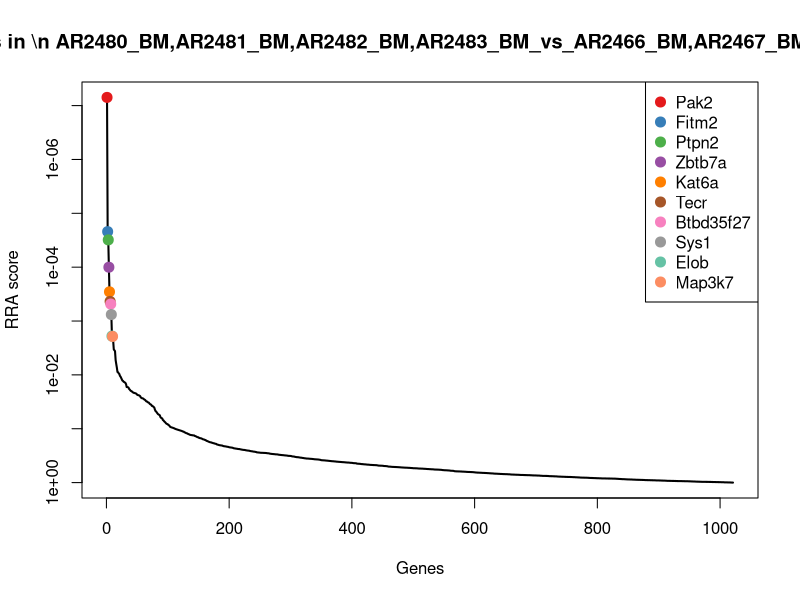
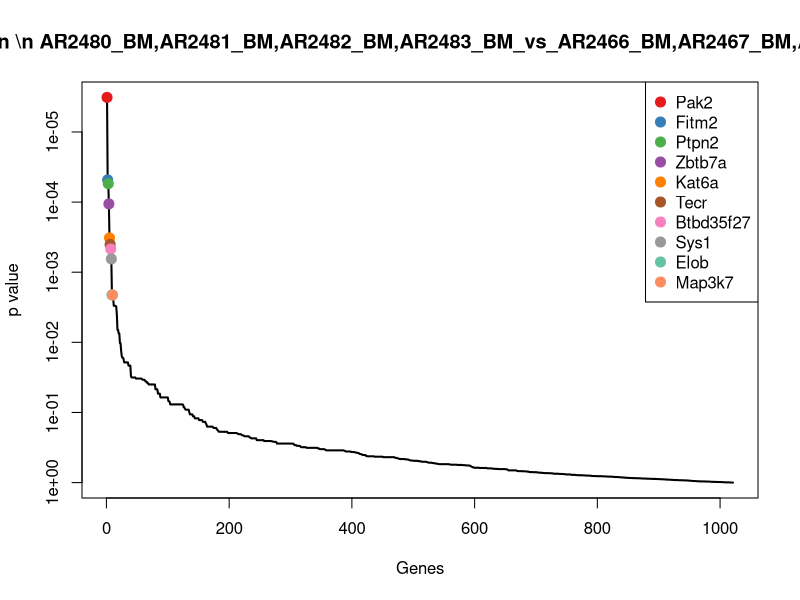
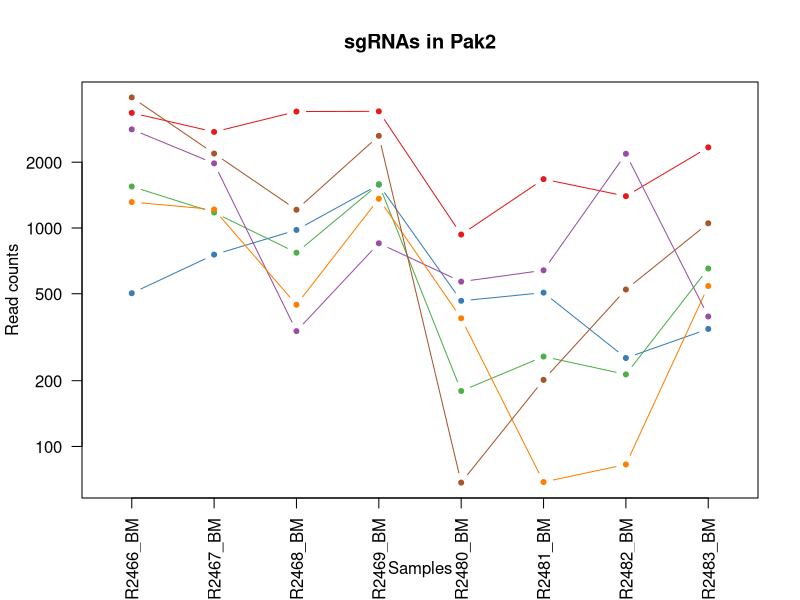
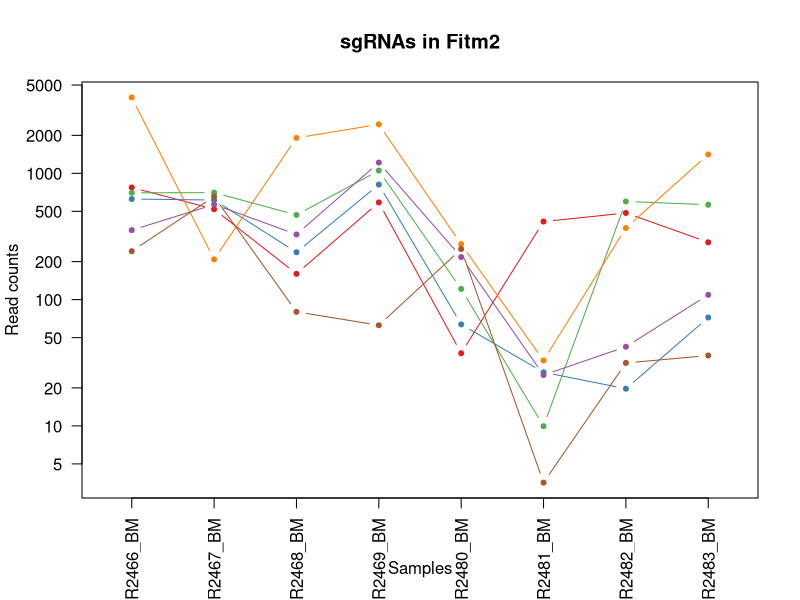
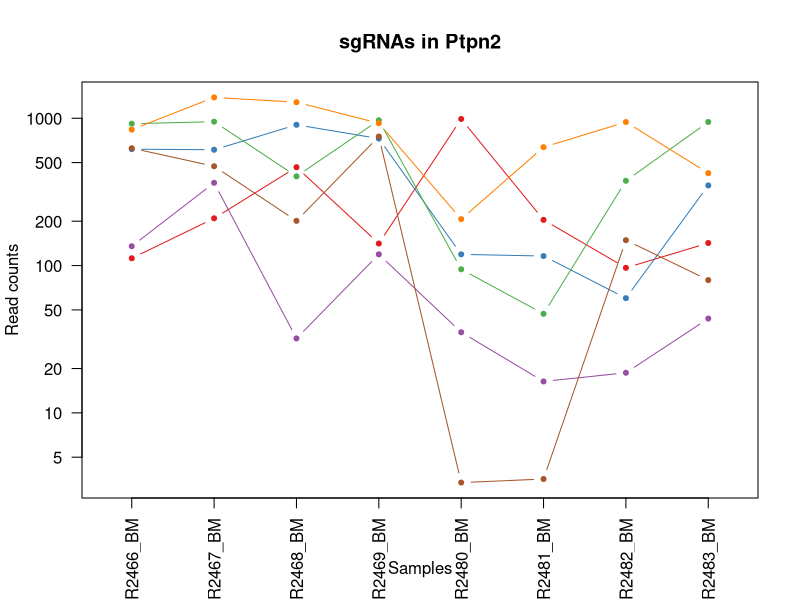
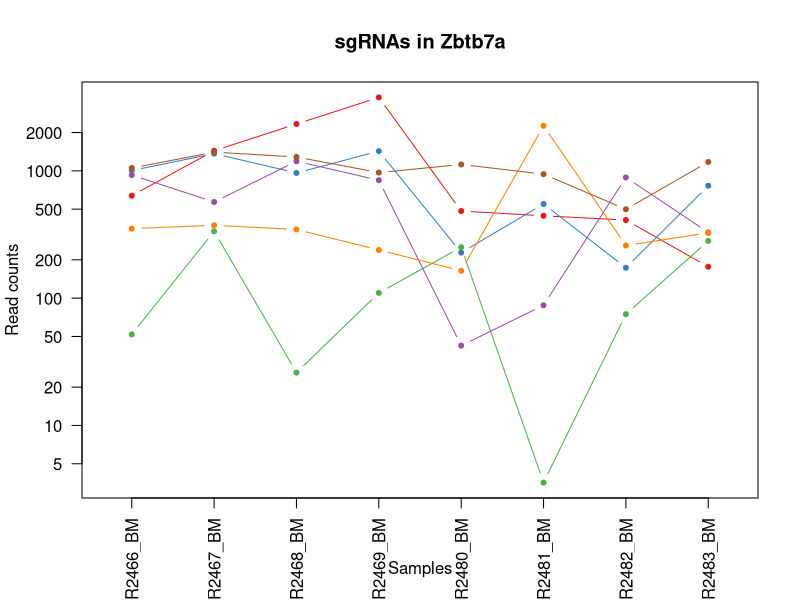
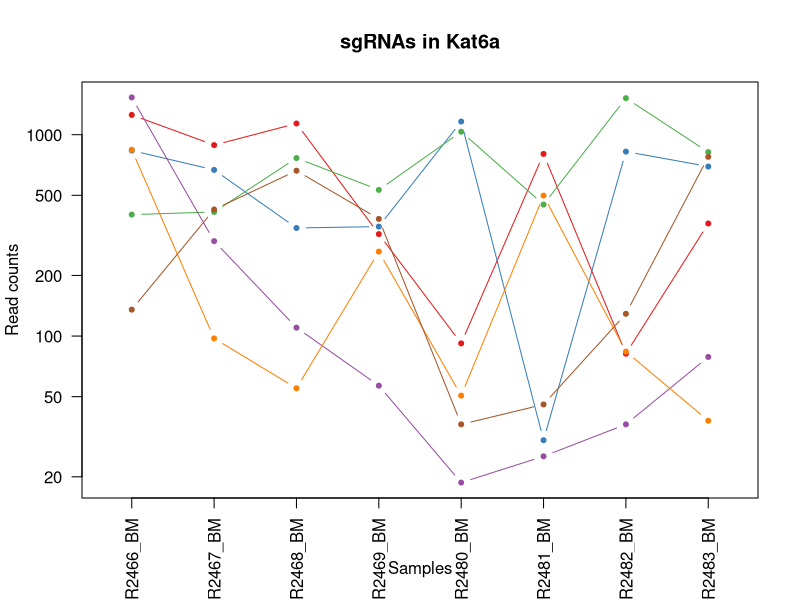
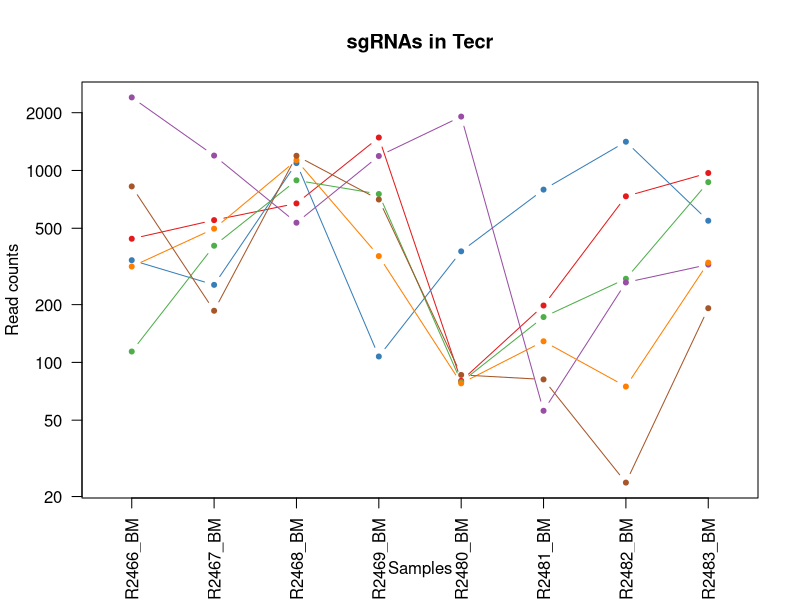

The R source for these figures, in order: (Note: this script raises an error after producing the figures.)
pdf(file='BM_cd19.15m_v_egfr.15m.pdf',width=4.5,height=4.5);
gstable=read.table('BM_cd19.15m_v_egfr.15m.gene_summary.txt',header=T)
# 
#
# parameters
# Do not modify the variables beginning with "__"

# gstablename='__GENE_SUMMARY_FILE__'
startindex=3
# outputfile='__OUTPUT_FILE__'
targetgenelist=c("Pak2","Fitm2","Ptpn2","Zbtb7a","Kat6a","Tecr","Btbd35f27","Sys1","Elob","Map3k7")
# samplelabel=sub('.\\w+.\\w+$','',colnames(gstable)[startindex]);
samplelabel='AR2480_BM,AR2481_BM,AR2482_BM,AR2483_BM_vs_AR2466_BM,AR2467_BM,AR2468_BM,AR2469_BM neg.'


# You need to write some codes in front of this code:
# gstable=read.table(gstablename,header=T)
# pdf(file=outputfile,width=6,height=6)


# set up color using RColorBrewer
#library(RColorBrewer)
#colors <- brewer.pal(length(targetgenelist), "Set1")

colors=c( "#E41A1C", "#377EB8", "#4DAF4A", "#984EA3", "#FF7F00",  "#A65628", "#F781BF",
          "#999999", "#66C2A5", "#FC8D62", "#8DA0CB", "#E78AC3", "#A6D854", "#FFD92F", "#E5C494", "#B3B3B3", 
          "#8DD3C7", "#FFFFB3", "#BEBADA", "#FB8072", "#80B1D3", "#FDB462", "#B3DE69", "#FCCDE5",
          "#D9D9D9", "#BC80BD", "#CCEBC5", "#FFED6F")

######
# function definition

plotrankedvalues<-function(val, tglist, ...){
  
  plot(val,log='y',ylim=c(max(val),min(val)),type='l',lwd=2, ...)
  if(length(tglist)>0){
    for(i in 1:length(tglist)){
      targetgene=tglist[i];
      tx=which(names(val)==targetgene);ty=val[targetgene];
      points(tx,ty,col=colors[(i %% length(colors)) ],cex=2,pch=20)
      # text(tx+50,ty,targetgene,col=colors[i])
    }
    legend('topright',tglist,pch=20,pt.cex = 2,cex=1,col=colors)
  }
}



plotrandvalues<-function(val,targetgenelist, ...){
  # choose the one with the best distance distribution
  
  mindiffvalue=0;
  randval=val;
  for(i in 1:20){
    randval0=sample(val)
    vindex=sort(which(names(randval0) %in% targetgenelist))
    if(max(vindex)>0.9*length(val)){
      # print('pass...')
      next;
    }
    mindiffind=min(diff(vindex));
    if (mindiffind > mindiffvalue){
      mindiffvalue=mindiffind;
      randval=randval0;
      # print(paste('Diff: ',mindiffvalue))
    }
  }
  plot(randval,log='y',ylim=c(max(randval),min(randval)),pch=20,col='grey', ...)
  
  if(length(targetgenelist)>0){
    for(i in 1:length(targetgenelist)){
      targetgene=targetgenelist[i];
      tx=which(names(randval)==targetgene);ty=randval[targetgene];
      points(tx,ty,col=colors[(i %% length(colors)) ],cex=2,pch=20)
      text(tx+50,ty,targetgene,col=colors[i])
    }
  }
  
}




# set.seed(1235)



pvec=gstable[,startindex]
names(pvec)=gstable[,'id']
pvec=sort(pvec);

plotrankedvalues(pvec,targetgenelist,xlab='Genes',ylab='RRA score',main=paste('Distribution of RRA scores in \\n',samplelabel))

# plotrandvalues(pvec,targetgenelist,xlab='Genes',ylab='RRA score',main=paste('Distribution of RRA scores in \\n',samplelabel))


pvec=gstable[,startindex+1]
names(pvec)=gstable[,'id']
pvec=sort(pvec);

plotrankedvalues(pvec,targetgenelist,xlab='Genes',ylab='p value',main=paste('Distribution of p values in \\n',samplelabel))

# plotrandvalues(pvec,targetgenelist,xlab='Genes',ylab='p value',main=paste('Distribution of p values in \\n',samplelabel))



# you need to write after this code:
# dev.off()






# parameters
# Do not modify the variables beginning with "__"
targetmat=list(c(3361.956418564977,2751.711491694909,3410.226885924859,3417.482874779378,932.1007978821056,1672.0376364741076,1397.1426567388507,2337.1557990034007),c(501.83981791853967,754.0956437347448,978.6390535312535,1577.4945648215996,463.0969743596773,504.9349131554071,253.0413409315607,344.17345031977055),c(1547.1851212949812,1175.8338288384111,769.502486876824,1585.9348781700298,178.38684471507977,256.9415634031312,212.67287798138955,651.3695877952682),c(2825.858162891851,1975.0537228311614,336.21955213343676,849.9395541869186,567.0575196240947,639.1581179182368,2183.835385938528,392.5283978853582),c(1312.9314793514561,1214.015886749031,444.29012246204144,1359.7344804321012,385.12656541136425,67.75076049933311,81.72152255766358,541.3857854892259),c(3958.238416239404,2190.2616856001105,1210.7906490519597,2640.130015388959,67.33808045536124,200.69564902632638,521.8362283802614,1049.5868030412837))
targetgene="Pak2"
collabel=c("AR2466_BM","AR2467_BM","AR2468_BM","AR2469_BM","AR2480_BM","AR2481_BM","AR2482_BM","AR2483_BM")

# set up color using RColorBrewer
#library(RColorBrewer)
#colors <- brewer.pal(length(targetgenelist), "Set1")

colors=c( "#E41A1C", "#377EB8", "#4DAF4A", "#984EA3", "#FF7F00",  "#A65628", "#F781BF",
          "#999999", "#66C2A5", "#FC8D62", "#8DA0CB", "#E78AC3", "#A6D854", "#FFD92F", "#E5C494", "#B3B3B3", 
          "#8DD3C7", "#FFFFB3", "#BEBADA", "#FB8072", "#80B1D3", "#FDB462", "#B3DE69", "#FCCDE5",
          "#D9D9D9", "#BC80BD", "#CCEBC5", "#FFED6F")


## code

targetmatvec=unlist(targetmat)+1
yrange=range(targetmatvec[targetmatvec>0]);
# yrange[1]=1; # set the minimum value to 1
for(i in 1:length(targetmat)){
  vali=targetmat[[i]]+1;
  if(i==1){
    plot(1:length(vali),vali,type='b',las=1,pch=20,main=paste('sgRNAs in',targetgene),ylab='Read counts',xlab='Samples',xlim=c(0.7,length(vali)+0.3),ylim = yrange,col=colors[(i %% length(colors))],xaxt='n',log='y')
    axis(1,at=1:length(vali),labels=(collabel),las=2)
    # lines(0:100,rep(1,101),col='black');
  }else{
    lines(1:length(vali),vali,type='b',pch=20,col=colors[(i %% length(colors))])
  }
}




# parameters
# Do not modify the variables beginning with "__"
targetmat=list(c(772.2037050628452,518.9288779670626,159.1038952060013,587.4458090507402,36.62246480905611,414.1744604110175,484.42155540205397,283.492731806092),c(624.9850130904323,613.5162487001894,236.15420923658058,813.6462067886689,62.612601125160445,25.566324716729476,18.70733648910371,71.11021700821706),c(699.9832146612841,702.029201129354,467.30515132831835,1050.819011879557,120.4997229201201,8.948213650855315,597.6501709939974,563.1929187050791),c(353.6952222230298,565.7886763119144,327.2136712727197,1215.4051221739453,216.19067935668608,24.288008480893,41.35305960749241,108.08752985248992),c(3991.570950270894,207.39799637814042,1907.2454356140788,2442.6266830356926,274.07780115164576,31.957905895911843,368.2391498381467,1409.8785692162503),c(240.73496800520354,653.4338546976558,79.05162088851638,61.61428744354028,250.45040450064178,2.5566324716729474,30.522496376958685,35.08104039072042))
targetgene="Fitm2"
collabel=c("AR2466_BM","AR2467_BM","AR2468_BM","AR2469_BM","AR2480_BM","AR2481_BM","AR2482_BM","AR2483_BM")

# set up color using RColorBrewer
#library(RColorBrewer)
#colors <- brewer.pal(length(targetgenelist), "Set1")

colors=c( "#E41A1C", "#377EB8", "#4DAF4A", "#984EA3", "#FF7F00",  "#A65628", "#F781BF",
          "#999999", "#66C2A5", "#FC8D62", "#8DA0CB", "#E78AC3", "#A6D854", "#FFD92F", "#E5C494", "#B3B3B3", 
          "#8DD3C7", "#FFFFB3", "#BEBADA", "#FB8072", "#80B1D3", "#FDB462", "#B3DE69", "#FCCDE5",
          "#D9D9D9", "#BC80BD", "#CCEBC5", "#FFED6F")


## code

targetmatvec=unlist(targetmat)+1
yrange=range(targetmatvec[targetmatvec>0]);
# yrange[1]=1; # set the minimum value to 1
for(i in 1:length(targetmat)){
  vali=targetmat[[i]]+1;
  if(i==1){
    plot(1:length(vali),vali,type='b',las=1,pch=20,main=paste('sgRNAs in',targetgene),ylab='Read counts',xlab='Samples',xlim=c(0.7,length(vali)+0.3),ylim = yrange,col=colors[(i %% length(colors))],xaxt='n',log='y')
    axis(1,at=1:length(vali),labels=(collabel),las=2)
    # lines(0:100,rep(1,101),col='black');
  }else{
    lines(1:length(vali),vali,type='b',pch=20,col=colors[(i %% length(colors))])
  }
}




# parameters
# Do not modify the variables beginning with "__"
targetmat=list(c(111.1084467716324,208.2657704215636,464.3031910414127,140.10920158394092,987.6251800119647,203.25228149799932,95.50587576016105,141.2722977896579),c(615.7259758594629,610.0451525264967,901.5887395006741,726.7109792998381,118.13698325501971,115.04846122528264,59.075799439274874,348.9141314536517),c(917.5705895890643,946.7414813746911,402.26267844536187,968.9479723997841,93.32821677146558,46.019384490113055,375.1313264393955,942.4474094155701),c(134.2560398490558,363.5973241943131,31.020256298025416,118.16438687802246,34.25972514395572,15.339794830037684,17.722739831782462,42.666130204930234),c(836.0910619565338,1384.0995992599746,1283.8383493666647,924.2143116531041,205.5583508637343,635.3231692107274,941.274404399113,422.86875714219747),c(624.9850130904323,471.20130557878764,200.13068579371236,750.3438566754426,2.3627396651003942,2.5566324716729474,147.68949859818719,78.69530682242687))
targetgene="Ptpn2"
collabel=c("AR2466_BM","AR2467_BM","AR2468_BM","AR2469_BM","AR2480_BM","AR2481_BM","AR2482_BM","AR2483_BM")

# set up color using RColorBrewer
#library(RColorBrewer)
#colors <- brewer.pal(length(targetgenelist), "Set1")

colors=c( "#E41A1C", "#377EB8", "#4DAF4A", "#984EA3", "#FF7F00",  "#A65628", "#F781BF",
          "#999999", "#66C2A5", "#FC8D62", "#8DA0CB", "#E78AC3", "#A6D854", "#FFD92F", "#E5C494", "#B3B3B3", 
          "#8DD3C7", "#FFFFB3", "#BEBADA", "#FB8072", "#80B1D3", "#FDB462", "#B3DE69", "#FCCDE5",
          "#D9D9D9", "#BC80BD", "#CCEBC5", "#FFED6F")


## code

targetmatvec=unlist(targetmat)+1
yrange=range(targetmatvec[targetmatvec>0]);
# yrange[1]=1; # set the minimum value to 1
for(i in 1:length(targetmat)){
  vali=targetmat[[i]]+1;
  if(i==1){
    plot(1:length(vali),vali,type='b',las=1,pch=20,main=paste('sgRNAs in',targetgene),ylab='Read counts',xlab='Samples',xlim=c(0.7,length(vali)+0.3),ylim = yrange,col=colors[(i %% length(colors))],xaxt='n',log='y')
    axis(1,at=1:length(vali),labels=(collabel),las=2)
    # lines(0:100,rep(1,101),col='black');
  }else{
    lines(1:length(vali),vali,type='b',pch=20,col=colors[(i %% length(colors))])
  }
}




# parameters
# Do not modify the variables beginning with "__"
targetmat=list(c(637.0217614906925,1437.0338159087887,2332.5231429257174,3773.664098083131,481.9988916804804,442.2974175994199,409.5922094456391,175.40520195360207),c(1005.5314432832732,1364.1407962612416,961.6279452387879,1427.2569872195427,226.82300784963786,548.3976651738473,172.30441503121838,762.3015263280869),c(50.924704770331516,334.09300671792494,25.016335724214045,108.88004219474927,250.45040450064178,2.5566324716729474,73.84474929909359,280.64832312576334),c(925.9037230969367,568.391998442184,1188.7762736146515,842.3432721733315,41.347944139256896,86.92550403688021,887.1215882464444,327.10699823779845),c(350.917511053739,372.27506462854495,345.22543299415383,238.01683642573093,163.0290368919272,2256.2281562513763,257.96432421816695,325.210725784246),c(1051.82662943812,1401.4550801284383,1283.8383493666647,968.1039410649411,1121.1199710901371,940.8407495756446,498.20590860455144,1173.7926487489697))
targetgene="Zbtb7a"
collabel=c("AR2466_BM","AR2467_BM","AR2468_BM","AR2469_BM","AR2480_BM","AR2481_BM","AR2482_BM","AR2483_BM")

# set up color using RColorBrewer
#library(RColorBrewer)
#colors <- brewer.pal(length(targetgenelist), "Set1")

colors=c( "#E41A1C", "#377EB8", "#4DAF4A", "#984EA3", "#FF7F00",  "#A65628", "#F781BF",
          "#999999", "#66C2A5", "#FC8D62", "#8DA0CB", "#E78AC3", "#A6D854", "#FFD92F", "#E5C494", "#B3B3B3", 
          "#8DD3C7", "#FFFFB3", "#BEBADA", "#FB8072", "#80B1D3", "#FDB462", "#B3DE69", "#FCCDE5",
          "#D9D9D9", "#BC80BD", "#CCEBC5", "#FFED6F")


## code

targetmatvec=unlist(targetmat)+1
yrange=range(targetmatvec[targetmatvec>0]);
# yrange[1]=1; # set the minimum value to 1
for(i in 1:length(targetmat)){
  vali=targetmat[[i]]+1;
  if(i==1){
    plot(1:length(vali),vali,type='b',las=1,pch=20,main=paste('sgRNAs in',targetgene),ylab='Read counts',xlab='Samples',xlim=c(0.7,length(vali)+0.3),ylim = yrange,col=colors[(i %% length(colors))],xaxt='n',log='y')
    axis(1,at=1:length(vali),labels=(collabel),las=2)
    # lines(0:100,rep(1,101),col='black');
  }else{
    lines(1:length(vali),vali,type='b',pch=20,col=colors[(i %% length(colors))])
  }
}




# parameters
# Do not modify the variables beginning with "__"
targetmat=list(c(1252.7477373501554,886.8650723784916,1135.7416418793177,319.8878759055036,90.96547710636519,801.504279869469,80.73692590034233,361.23990240174265),c(833.313350787243,667.3182393924267,343.2241261362167,348.5849412901662,1161.2865453968438,29.401273424238894,823.1228055205632,694.0357180001985),c(399.99040837787663,412.1926706260113,764.4992197319812,530.895709616258,1033.6986034814224,448.68899877860224,1517.263448932043,818.2415637078843),c(1530.5188542792364,295.0431747638818,109.07122375757324,55.706068099639154,17.720547488252958,24.288008480893,35.445479663564925,77.74717059565064),c(840.7205805720185,96.32291881997317,54.03528516430234,261.64971380133545,49.61753296710828,497.26501574038826,82.70611921498482,36.97731284427287),c(134.2560398490558,424.34150723393583,661.4319165482193,380.6581320142009,35.441094976505916,44.74106825427658,127.99756545176223,775.5754335029541))
targetgene="Kat6a"
collabel=c("AR2466_BM","AR2467_BM","AR2468_BM","AR2469_BM","AR2480_BM","AR2481_BM","AR2482_BM","AR2483_BM")

# set up color using RColorBrewer
#library(RColorBrewer)
#colors <- brewer.pal(length(targetgenelist), "Set1")

colors=c( "#E41A1C", "#377EB8", "#4DAF4A", "#984EA3", "#FF7F00",  "#A65628", "#F781BF",
          "#999999", "#66C2A5", "#FC8D62", "#8DA0CB", "#E78AC3", "#A6D854", "#FFD92F", "#E5C494", "#B3B3B3", 
          "#8DD3C7", "#FFFFB3", "#BEBADA", "#FB8072", "#80B1D3", "#FDB462", "#B3DE69", "#FCCDE5",
          "#D9D9D9", "#BC80BD", "#CCEBC5", "#FFED6F")


## code

targetmatvec=unlist(targetmat)+1
yrange=range(targetmatvec[targetmatvec>0]);
# yrange[1]=1; # set the minimum value to 1
for(i in 1:length(targetmat)){
  vali=targetmat[[i]]+1;
  if(i==1){
    plot(1:length(vali),vali,type='b',las=1,pch=20,main=paste('sgRNAs in',targetgene),ylab='Read counts',xlab='Samples',xlim=c(0.7,length(vali)+0.3),ylim = yrange,col=colors[(i %% length(colors))],xaxt='n',log='y')
    axis(1,at=1:length(vali),labels=(collabel),las=2)
    # lines(0:100,rep(1,101),col='black');
  }else{
    lines(1:length(vali),vali,type='b',pch=20,col=colors[(i %% length(colors))])
  }
}




# parameters
# Do not modify the variables beginning with "__"
targetmat=list(c(439.8042684710449,550.1687435302972,672.4391042668735,1483.8070866540247,79.15177878086321,196.86070031881695,732.5399130470084,968.9952237653044),c(339.8066663765758,252.52224663614587,1091.7128910047009,106.34794819022021,378.03834641606306,793.8343824544502,1410.9270099413482,546.126466623107),c(112.96025421782628,404.38270423520265,887.5795914951143,752.8759506799717,77.97040894831301,171.29437560208748,271.7486774206644,868.4927837270243),c(2401.7942577134536,1194.9248577937212,533.3482776402434,1188.3961194589688,1907.9122795685682,54.96759814096837,259.93351753280945,322.3663171039173),c(314.8072658529585,496.3667528380599,1129.7377213055063,357.0252546385964,76.78903911576282,127.83162358364737,73.84474929909359,329.95140691812713),c(824.9802172793705,184.83587124913768,1191.778233901557,704.7661645939196,85.0586279436142,80.53392285769785,22.645723118388702,190.57538158202172))
targetgene="Tecr"
collabel=c("AR2466_BM","AR2467_BM","AR2468_BM","AR2469_BM","AR2480_BM","AR2481_BM","AR2482_BM","AR2483_BM")

# set up color using RColorBrewer
#library(RColorBrewer)
#colors <- brewer.pal(length(targetgenelist), "Set1")

colors=c( "#E41A1C", "#377EB8", "#4DAF4A", "#984EA3", "#FF7F00",  "#A65628", "#F781BF",
          "#999999", "#66C2A5", "#FC8D62", "#8DA0CB", "#E78AC3", "#A6D854", "#FFD92F", "#E5C494", "#B3B3B3", 
          "#8DD3C7", "#FFFFB3", "#BEBADA", "#FB8072", "#80B1D3", "#FDB462", "#B3DE69", "#FCCDE5",
          "#D9D9D9", "#BC80BD", "#CCEBC5", "#FFED6F")


## code

targetmatvec=unlist(targetmat)+1
yrange=range(targetmatvec[targetmatvec>0]);
# yrange[1]=1; # set the minimum value to 1
for(i in 1:length(targetmat)){
  vali=targetmat[[i]]+1;
  if(i==1){
    plot(1:length(vali),vali,type='b',las=1,pch=20,main=paste('sgRNAs in',targetgene),ylab='Read counts',xlab='Samples',xlim=c(0.7,length(vali)+0.3),ylim = yrange,col=colors[(i %% length(colors))],xaxt='n',log='y')
    axis(1,at=1:length(vali),labels=(collabel),las=2)
    # lines(0:100,rep(1,101),col='black');
  }else{
    lines(1:length(vali),vali,type='b',pch=20,col=colors[(i %% length(colors))])
  }
}




# parameters
# Do not modify the variables beginning with "__"
targetmat=list(c(358.3247408385145,420.0026370168199,486.317566478721,264.1818078058645,379.2197162486133,608.4785282581615,1405.0194299974207,1043.8979856806263),c(152.77411431099455,569.2597724856072,199.13003236474378,386.566351358102,406.3912223972678,3171.5025811102914,654.7567771186299,511.99356245916283),c(468.50728388705,324.54749224026995,902.5893929296427,711.5184152726638,220.91615868688686,489.5951183253694,453.8990590250953,415.28366732798764),c(169.4403813267394,69.42192347385453,78.05096745954782,48.953817420895014,73.24492961811222,67.75076049933311,286.5176272804831,220.91574083886098),c(104.62712070995384,9.545514477654999,218.14244751514647,111.41213619927831,22.446026818453745,1.2783162358364737,0.0,0.0),c(86.10904624801512,227.3567993768736,28.01829601111973,26.164971380133544,17.720547488252958,242.88008480893,92.5520857881973,56.888173606573645))
targetgene="Btbd35f27"
collabel=c("AR2466_BM","AR2467_BM","AR2468_BM","AR2469_BM","AR2480_BM","AR2481_BM","AR2482_BM","AR2483_BM")

# set up color using RColorBrewer
#library(RColorBrewer)
#colors <- brewer.pal(length(targetgenelist), "Set1")

colors=c( "#E41A1C", "#377EB8", "#4DAF4A", "#984EA3", "#FF7F00",  "#A65628", "#F781BF",
          "#999999", "#66C2A5", "#FC8D62", "#8DA0CB", "#E78AC3", "#A6D854", "#FFD92F", "#E5C494", "#B3B3B3", 
          "#8DD3C7", "#FFFFB3", "#BEBADA", "#FB8072", "#80B1D3", "#FDB462", "#B3DE69", "#FCCDE5",
          "#D9D9D9", "#BC80BD", "#CCEBC5", "#FFED6F")


## code

targetmatvec=unlist(targetmat)+1
yrange=range(targetmatvec[targetmatvec>0]);
# yrange[1]=1; # set the minimum value to 1
for(i in 1:length(targetmat)){
  vali=targetmat[[i]]+1;
  if(i==1){
    plot(1:length(vali),vali,type='b',las=1,pch=20,main=paste('sgRNAs in',targetgene),ylab='Read counts',xlab='Samples',xlim=c(0.7,length(vali)+0.3),ylim = yrange,col=colors[(i %% length(colors))],xaxt='n',log='y')
    axis(1,at=1:length(vali),labels=(collabel),las=2)
    # lines(0:100,rep(1,101),col='black');
  }else{
    lines(1:length(vali),vali,type='b',pch=20,col=colors[(i %% length(colors))])
  }
}




# parameters
# Do not modify the variables beginning with "__"
targetmat=list(c(115.73796538711709,87.64517838574135,246.1607435262662,45.57769208152295,7.088218995301183,2.5566324716729474,53.16821949534739,2.8444086803286823),c(46.29518615484683,451.24250258005446,731.4776565760187,258.27358846196336,735.9934056787728,86.92550403688021,300.30198048298064,107.1393936257137),c(99.07169837137222,85.90963029889498,343.2241261362167,33.7612533937207,108.68602459461813,57.52423061264132,12.799756545176223,46.458675112035145),c(265.7343685288208,98.92624095024271,81.0529277464535,167.96223563376049,90.96547710636519,9054.313898429744,665.5873403491636,755.6645727406533),c(49.07289732413764,47.72757238827499,126.08233205003879,131.66888823551074,0.0,386.05150322261505,119.136195535871,267.37441595089615),c(246.29039034378516,250.7866985492995,111.07253061551036,209.31977104106835,259.9013631610434,0.0,10.830563230533727,30.340359256839278))
targetgene="Sys1"
collabel=c("AR2466_BM","AR2467_BM","AR2468_BM","AR2469_BM","AR2480_BM","AR2481_BM","AR2482_BM","AR2483_BM")

# set up color using RColorBrewer
#library(RColorBrewer)
#colors <- brewer.pal(length(targetgenelist), "Set1")

colors=c( "#E41A1C", "#377EB8", "#4DAF4A", "#984EA3", "#FF7F00",  "#A65628", "#F781BF",
          "#999999", "#66C2A5", "#FC8D62", "#8DA0CB", "#E78AC3", "#A6D854", "#FFD92F", "#E5C494", "#B3B3B3", 
          "#8DD3C7", "#FFFFB3", "#BEBADA", "#FB8072", "#80B1D3", "#FDB462", "#B3DE69", "#FCCDE5",
          "#D9D9D9", "#BC80BD", "#CCEBC5", "#FFED6F")


## code

targetmatvec=unlist(targetmat)+1
yrange=range(targetmatvec[targetmatvec>0]);
# yrange[1]=1; # set the minimum value to 1
for(i in 1:length(targetmat)){
  vali=targetmat[[i]]+1;
  if(i==1){
    plot(1:length(vali),vali,type='b',las=1,pch=20,main=paste('sgRNAs in',targetgene),ylab='Read counts',xlab='Samples',xlim=c(0.7,length(vali)+0.3),ylim = yrange,col=colors[(i %% length(colors))],xaxt='n',log='y')
    axis(1,at=1:length(vali),labels=(collabel),las=2)
    # lines(0:100,rep(1,101),col='black');
  }else{
    lines(1:length(vali),vali,type='b',pch=20,col=colors[(i %% length(colors))])
  }
}




# parameters
# Do not modify the variables beginning with "__"
targetmat=list(c(13.88855584645405,34.71096173692727,172.11238978259263,21.100783371075437,33.07835531140552,379.6599220434327,455.86825233973775,23.703405669405686),c(169.4403813267394,45.99202430142863,63.04116602501939,397.53875871106123,3.5441094976505916,1.2783162358364737,19.691933146424958,45.51053888525892),c(181.47712972699958,327.1508143705395,728.475696289113,252.36536911806223,109.86739442716834,493.43006703287887,451.92986571045276,488.29015678975713),c(196.29158929655057,168.34816442409723,123.0803717631331,152.76967160658617,272.89643131909554,371.99002462841383,67.9371693551661,194.36792648912663),c(159.25544037267312,135.37275077401634,79.05162088851638,143.48532692331298,4.7254793302007885,15.339794830037684,61.04499275391737,6.636953587433592),c(143.51507708002518,348.84516545611905,337.22020556240534,22.788846040761474,72.06355978556202,8.948213650855315,70.89095932712985,52.14749247269251))
targetgene="Elob"
collabel=c("AR2466_BM","AR2467_BM","AR2468_BM","AR2469_BM","AR2480_BM","AR2481_BM","AR2482_BM","AR2483_BM")

# set up color using RColorBrewer
#library(RColorBrewer)
#colors <- brewer.pal(length(targetgenelist), "Set1")

colors=c( "#E41A1C", "#377EB8", "#4DAF4A", "#984EA3", "#FF7F00",  "#A65628", "#F781BF",
          "#999999", "#66C2A5", "#FC8D62", "#8DA0CB", "#E78AC3", "#A6D854", "#FFD92F", "#E5C494", "#B3B3B3", 
          "#8DD3C7", "#FFFFB3", "#BEBADA", "#FB8072", "#80B1D3", "#FDB462", "#B3DE69", "#FCCDE5",
          "#D9D9D9", "#BC80BD", "#CCEBC5", "#FFED6F")


## code

targetmatvec=unlist(targetmat)+1
yrange=range(targetmatvec[targetmatvec>0]);
# yrange[1]=1; # set the minimum value to 1
for(i in 1:length(targetmat)){
  vali=targetmat[[i]]+1;
  if(i==1){
    plot(1:length(vali),vali,type='b',las=1,pch=20,main=paste('sgRNAs in',targetgene),ylab='Read counts',xlab='Samples',xlim=c(0.7,length(vali)+0.3),ylim = yrange,col=colors[(i %% length(colors))],xaxt='n',log='y')
    axis(1,at=1:length(vali),labels=(collabel),las=2)
    # lines(0:100,rep(1,101),col='black');
  }else{
    lines(1:length(vali),vali,type='b',pch=20,col=colors[(i %% length(colors))])
  }
}




# parameters
# Do not modify the variables beginning with "__"
targetmat=list(c(312.02955468366764,321.0763960665772,158.10324177703276,197.5033323532661,656.8416268979096,29.401273424238894,108.30563230533727,340.38090541266564),c(259.2530424671423,573.598642702723,231.15094209173776,357.0252546385964,1180.1884627176469,648.1063315690922,241.22618104370574,597.3258228690233),c(215.73556748158626,257.72889089668496,284.18557382707155,236.3287737560449,33.07835531140552,8.948213650855315,22.645723118388702,91.96921399729406),c(198.14339674274444,716.7813598675481,253.16531752904615,1011.993570476778,86.23999777616439,29.401273424238894,236.3031977570995,402.9578963798967),c(71.29458667846413,83.30630816862543,86.05619489129631,218.60411572434154,283.5287598120473,393.7214006376339,163.44304511532715,55.94003737979742),c(771.2778013397483,602.2351861356881,679.4436782696534,539.3360229646881,70.88218995301183,63.915811791823685,182.15038160443086,205.74556121044137))
targetgene="Map3k7"
collabel=c("AR2466_BM","AR2467_BM","AR2468_BM","AR2469_BM","AR2480_BM","AR2481_BM","AR2482_BM","AR2483_BM")

# set up color using RColorBrewer
#library(RColorBrewer)
#colors <- brewer.pal(length(targetgenelist), "Set1")

colors=c( "#E41A1C", "#377EB8", "#4DAF4A", "#984EA3", "#FF7F00",  "#A65628", "#F781BF",
          "#999999", "#66C2A5", "#FC8D62", "#8DA0CB", "#E78AC3", "#A6D854", "#FFD92F", "#E5C494", "#B3B3B3", 
          "#8DD3C7", "#FFFFB3", "#BEBADA", "#FB8072", "#80B1D3", "#FDB462", "#B3DE69", "#FCCDE5",
          "#D9D9D9", "#BC80BD", "#CCEBC5", "#FFED6F")


## code

targetmatvec=unlist(targetmat)+1
yrange=range(targetmatvec[targetmatvec>0]);
# yrange[1]=1; # set the minimum value to 1
for(i in 1:length(targetmat)){
  vali=targetmat[[i]]+1;
  if(i==1){
    plot(1:length(vali),vali,type='b',las=1,pch=20,main=paste('sgRNAs in',targetgene),ylab='Read counts',xlab='Samples',xlim=c(0.7,length(vali)+0.3),ylim = yrange,col=colors[(i %% length(colors))],xaxt='n',log='y')
    axis(1,at=1:length(vali),labels=(collabel),las=2)
    # lines(0:100,rep(1,101),col='black');
  }else{
    lines(1:length(vali),vali,type='b',pch=20,col=colors[(i %% length(colors))])
  }
}



# 
#
# parameters
# Do not modify the variables beginning with "__"

# gstablename='__GENE_SUMMARY_FILE__'
startindex=9
# outputfile='__OUTPUT_FILE__'
targetgenelist=c("Cd19","Maea","Ints10","Arl15","Ints13","Psmd12","Psma7","Unc5c","Tsc2","Kifc3")
# samplelabel=sub('.\\w+.\\w+$','',colnames(gstable)[startindex]);
samplelabel='AR2480_BM,AR2481_BM,AR2482_BM,AR2483_BM_vs_AR2466_BM,AR2467_BM,AR2468_BM,AR2469_BM pos.'


# You need to write some codes in front of this code:
# gstable=read.table(gstablename,header=T)
# pdf(file=outputfile,width=6,height=6)


# set up color using RColorBrewer
#library(RColorBrewer)
#colors <- brewer.pal(length(targetgenelist), "Set1")

colors=c( "#E41A1C", "#377EB8", "#4DAF4A", "#984EA3", "#FF7F00",  "#A65628", "#F781BF",
          "#999999", "#66C2A5", "#FC8D62", "#8DA0CB", "#E78AC3", "#A6D854", "#FFD92F", "#E5C494", "#B3B3B3", 
          "#8DD3C7", "#FFFFB3", "#BEBADA", "#FB8072", "#80B1D3", "#FDB462", "#B3DE69", "#FCCDE5",
          "#D9D9D9", "#BC80BD", "#CCEBC5", "#FFED6F")

######
# function definition

plotrankedvalues<-function(val, tglist, ...){
  
  plot(val,log='y',ylim=c(max(val),min(val)),type='l',lwd=2, ...)
  if(length(tglist)>0){
    for(i in 1:length(tglist)){
      targetgene=tglist[i];
      tx=which(names(val)==targetgene);ty=val[targetgene];
      points(tx,ty,col=colors[(i %% length(colors)) ],cex=2,pch=20)
      # text(tx+50,ty,targetgene,col=colors[i])
    }
    legend('topright',tglist,pch=20,pt.cex = 2,cex=1,col=colors)
  }
}



plotrandvalues<-function(val,targetgenelist, ...){
  # choose the one with the best distance distribution
  
  mindiffvalue=0;
  randval=val;
  for(i in 1:20){
    randval0=sample(val)
    vindex=sort(which(names(randval0) %in% targetgenelist))
    if(max(vindex)>0.9*length(val)){
      # print('pass...')
      next;
    }
    mindiffind=min(diff(vindex));
    if (mindiffind > mindiffvalue){
      mindiffvalue=mindiffind;
      randval=randval0;
      # print(paste('Diff: ',mindiffvalue))
    }
  }
  plot(randval,log='y',ylim=c(max(randval),min(randval)),pch=20,col='grey', ...)
  
  if(length(targetgenelist)>0){
    for(i in 1:length(targetgenelist)){
      targetgene=targetgenelist[i];
      tx=which(names(randval)==targetgene);ty=randval[targetgene];
      points(tx,ty,col=colors[(i %% length(colors)) ],cex=2,pch=20)
      text(tx+50,ty,targetgene,col=colors[i])
    }
  }
  
}




# set.seed(1235)



pvec=gstable[,startindex]
names(pvec)=gstable[,'id']
pvec=sort(pvec);

plotrankedvalues(pvec,targetgenelist,xlab='Genes',ylab='RRA score',main=paste('Distribution of RRA scores in \\n',samplelabel))

# plotrandvalues(pvec,targetgenelist,xlab='Genes',ylab='RRA score',main=paste('Distribution of RRA scores in \\n',samplelabel))


pvec=gstable[,startindex+1]
names(pvec)=gstable[,'id']
pvec=sort(pvec);

plotrankedvalues(pvec,targetgenelist,xlab='Genes',ylab='p value',main=paste('Distribution of p values in \\n',samplelabel))

# plotrandvalues(pvec,targetgenelist,xlab='Genes',ylab='p value',main=paste('Distribution of p values in \\n',samplelabel))



# you need to write after this code:
# dev.off()






# parameters
# Do not modify the variables beginning with "__"
targetmat=list(c(128.7006175104742,400.9116080615099,614.4012053866969,155.30176561111523,1253.4333923357592,4288.7509712313695,521.8362283802614,399.16535147279177),c(94.44217975588754,279.42324198226447,276.18034639532306,409.3551973988635,3084.5566327885645,455.0805799577846,345.593426719758,570.778008519289),c(624.0591093673353,504.17671922886854,641.4188479688481,260.8056824664924,1193.183530875699,2056.8108234608862,1703.352217165759,1207.9255529129139),c(423.13800145530007,113.6783996884368,230.1502886627692,201.72348902748118,10394.873156609185,9134.847821287442,763.0624094239671,708.2577614018419),c(1146.2688091940076,563.1853541816449,213.13918037030368,236.3287737560449,1222.717776689454,16241.007776302398,654.7567771186299,636.1994081668486),c(253.69762012856066,513.7222337065235,542.3541585009605,745.2796686663845,3397.619638414367,13964.32656027764,1980.0238778730295,1697.1638459294472))
targetgene="Cd19"
collabel=c("AR2466_BM","AR2467_BM","AR2468_BM","AR2469_BM","AR2480_BM","AR2481_BM","AR2482_BM","AR2483_BM")

# set up color using RColorBrewer
#library(RColorBrewer)
#colors <- brewer.pal(length(targetgenelist), "Set1")

colors=c( "#E41A1C", "#377EB8", "#4DAF4A", "#984EA3", "#FF7F00",  "#A65628", "#F781BF",
          "#999999", "#66C2A5", "#FC8D62", "#8DA0CB", "#E78AC3", "#A6D854", "#FFD92F", "#E5C494", "#B3B3B3", 
          "#8DD3C7", "#FFFFB3", "#BEBADA", "#FB8072", "#80B1D3", "#FDB462", "#B3DE69", "#FCCDE5",
          "#D9D9D9", "#BC80BD", "#CCEBC5", "#FFED6F")


## code

targetmatvec=unlist(targetmat)+1
yrange=range(targetmatvec[targetmatvec>0]);
# yrange[1]=1; # set the minimum value to 1
for(i in 1:length(targetmat)){
  vali=targetmat[[i]]+1;
  if(i==1){
    plot(1:length(vali),vali,type='b',las=1,pch=20,main=paste('sgRNAs in',targetgene),ylab='Read counts',xlab='Samples',xlim=c(0.7,length(vali)+0.3),ylim = yrange,col=colors[(i %% length(colors))],xaxt='n',log='y')
    axis(1,at=1:length(vali),labels=(collabel),las=2)
    # lines(0:100,rep(1,101),col='black');
  }else{
    lines(1:length(vali),vali,type='b',pch=20,col=colors[(i %% length(colors))])
  }
}




# parameters
# Do not modify the variables beginning with "__"
targetmat=list(c(329.6217254225095,373.1428386719681,727.4750428601444,107.19197952506322,1156.561066066643,1977.5552168390248,2589.489208754882,486.3938843362047),c(124.07109889498952,359.2584539771972,448.2927361779157,353.64912929922434,465.45971402477767,336.1971700249926,307.19415708422935,475.01624961488994),c(278.69702065217797,234.29899172425905,530.3463173533378,524.9874902723569,1247.5265431730081,773.3813226810665,1656.091577614339,1225.940141221662),c(345.36208871515737,971.9069286339635,521.3404364926207,766.3804520374599,576.5084782844962,2511.891403418671,759.1240227946821,3911.061935451938),c(387.02775625451955,399.1760599746636,180.11761721434112,300.47515520411423,1520.4229744921038,1870.176653028761,251.07214761691822,979.424722259843),c(202.77291535822914,674.2604317398121,237.15486266554916,636.3996264716352,114.59287375736912,276.1163069406783,511.00566514972763,446.5721628116031))
targetgene="Maea"
collabel=c("AR2466_BM","AR2467_BM","AR2468_BM","AR2469_BM","AR2480_BM","AR2481_BM","AR2482_BM","AR2483_BM")

# set up color using RColorBrewer
#library(RColorBrewer)
#colors <- brewer.pal(length(targetgenelist), "Set1")

colors=c( "#E41A1C", "#377EB8", "#4DAF4A", "#984EA3", "#FF7F00",  "#A65628", "#F781BF",
          "#999999", "#66C2A5", "#FC8D62", "#8DA0CB", "#E78AC3", "#A6D854", "#FFD92F", "#E5C494", "#B3B3B3", 
          "#8DD3C7", "#FFFFB3", "#BEBADA", "#FB8072", "#80B1D3", "#FDB462", "#B3DE69", "#FCCDE5",
          "#D9D9D9", "#BC80BD", "#CCEBC5", "#FFED6F")


## code

targetmatvec=unlist(targetmat)+1
yrange=range(targetmatvec[targetmatvec>0]);
# yrange[1]=1; # set the minimum value to 1
for(i in 1:length(targetmat)){
  vali=targetmat[[i]]+1;
  if(i==1){
    plot(1:length(vali),vali,type='b',las=1,pch=20,main=paste('sgRNAs in',targetgene),ylab='Read counts',xlab='Samples',xlim=c(0.7,length(vali)+0.3),ylim = yrange,col=colors[(i %% length(colors))],xaxt='n',log='y')
    axis(1,at=1:length(vali),labels=(collabel),las=2)
    # lines(0:100,rep(1,101),col='black');
  }else{
    lines(1:length(vali),vali,type='b',pch=20,col=colors[(i %% length(colors))])
  }
}




# parameters
# Do not modify the variables beginning with "__"
targetmat=list(c(1082.381452300319,646.4916623502703,553.3613462196147,502.19864423159544,5130.689182765506,273.55967446900536,635.0648439722049,1489.5220122654532),c(232.40183449733112,966.7002843734243,302.19733554850563,1250.854438237352,3181.428959057681,2676.794197841576,1591.1081982311366,1408.930432989474),c(20.36988190813261,577.0697388764158,1789.1683309957884,440.5843567880551,2328.4799399564386,511.3264943345895,8079.60016997816,862.8039663663669),c(3397.1407600426605,341.0351990653104,804.5253568907237,1749.6769571295754,5722.5554688731545,640.4364341540734,3409.6582243034813,641.8882255275059),c(369.43558551567776,543.2265511829117,490.3201801945953,552.8405243221765,3343.2766261170577,1035.4361510275437,71.8755559844511,28.444086803286822),c(47.22108987794377,633.4750516989226,1080.7057032860466,281.90646583756785,3567.7368943015954,2244.723310128848,7818.682055788029,1499.9515107599918))
targetgene="Ints10"
collabel=c("AR2466_BM","AR2467_BM","AR2468_BM","AR2469_BM","AR2480_BM","AR2481_BM","AR2482_BM","AR2483_BM")

# set up color using RColorBrewer
#library(RColorBrewer)
#colors <- brewer.pal(length(targetgenelist), "Set1")

colors=c( "#E41A1C", "#377EB8", "#4DAF4A", "#984EA3", "#FF7F00",  "#A65628", "#F781BF",
          "#999999", "#66C2A5", "#FC8D62", "#8DA0CB", "#E78AC3", "#A6D854", "#FFD92F", "#E5C494", "#B3B3B3", 
          "#8DD3C7", "#FFFFB3", "#BEBADA", "#FB8072", "#80B1D3", "#FDB462", "#B3DE69", "#FCCDE5",
          "#D9D9D9", "#BC80BD", "#CCEBC5", "#FFED6F")


## code

targetmatvec=unlist(targetmat)+1
yrange=range(targetmatvec[targetmatvec>0]);
# yrange[1]=1; # set the minimum value to 1
for(i in 1:length(targetmat)){
  vali=targetmat[[i]]+1;
  if(i==1){
    plot(1:length(vali),vali,type='b',las=1,pch=20,main=paste('sgRNAs in',targetgene),ylab='Read counts',xlab='Samples',xlim=c(0.7,length(vali)+0.3),ylim = yrange,col=colors[(i %% length(colors))],xaxt='n',log='y')
    axis(1,at=1:length(vali),labels=(collabel),las=2)
    # lines(0:100,rep(1,101),col='black');
  }else{
    lines(1:length(vali),vali,type='b',pch=20,col=colors[(i %% length(colors))])
  }
}




# parameters
# Do not modify the variables beginning with "__"
targetmat=list(c(4504.521612866597,813.9720527309444,760.496606016107,1271.9552216084273,6504.622298021385,4414.025962343344,4135.305960749241,811.6046101204507),c(1425.8917335692825,1699.969351066013,2127.3891899871624,4693.658253062021,4841.253573790707,2657.6194543040287,4529.14462367774,2090.6403800415815),c(2869.375637877407,404.38270423520265,444.29012246204144,1369.8628564502174,11250.184915375527,1798.5909438219185,2126.7287798138955,676.9692659182264),c(1706.4405616676543,970.1713805471171,839.5482269046233,1709.1634530571105,16947.931617765127,948.5106469906635,1617.6923079788103,951.9287716833323),c(3020.2979447422076,3812.131372758037,2236.4604137447354,2443.470714370536,718.2728581905199,4811.582311688487,5963.701953394799,5889.822240733924),c(1806.4381637621234,2357.7420759807846,939.6135698014796,2980.2746433306947,1571.2218772917622,20377.63911546923,1966.239524670532,3474.9192711348737))
targetgene="Arl15"
collabel=c("AR2466_BM","AR2467_BM","AR2468_BM","AR2469_BM","AR2480_BM","AR2481_BM","AR2482_BM","AR2483_BM")

# set up color using RColorBrewer
#library(RColorBrewer)
#colors <- brewer.pal(length(targetgenelist), "Set1")

colors=c( "#E41A1C", "#377EB8", "#4DAF4A", "#984EA3", "#FF7F00",  "#A65628", "#F781BF",
          "#999999", "#66C2A5", "#FC8D62", "#8DA0CB", "#E78AC3", "#A6D854", "#FFD92F", "#E5C494", "#B3B3B3", 
          "#8DD3C7", "#FFFFB3", "#BEBADA", "#FB8072", "#80B1D3", "#FDB462", "#B3DE69", "#FCCDE5",
          "#D9D9D9", "#BC80BD", "#CCEBC5", "#FFED6F")


## code

targetmatvec=unlist(targetmat)+1
yrange=range(targetmatvec[targetmatvec>0]);
# yrange[1]=1; # set the minimum value to 1
for(i in 1:length(targetmat)){
  vali=targetmat[[i]]+1;
  if(i==1){
    plot(1:length(vali),vali,type='b',las=1,pch=20,main=paste('sgRNAs in',targetgene),ylab='Read counts',xlab='Samples',xlim=c(0.7,length(vali)+0.3),ylim = yrange,col=colors[(i %% length(colors))],xaxt='n',log='y')
    axis(1,at=1:length(vali),labels=(collabel),las=2)
    # lines(0:100,rep(1,101),col='black');
  }else{
    lines(1:length(vali),vali,type='b',pch=20,col=colors[(i %% length(colors))])
  }
}




# parameters
# Do not modify the variables beginning with "__"
targetmat=list(c(724.9826151849014,78.96743795150952,174.11369664052975,793.3894547524364,354.4109497650591,579.0772548339226,1072.2257598228389,2476.531824339506),c(195.36568557345365,370.53951654169856,244.15943666832908,823.7745828067851,178.38684471507977,1236.1318000538702,2618.0425118171984,556.5559651176455),c(305.5482286219891,418.26708892997357,578.3776819438287,849.0955228520756,5937.564778397291,1090.4037491685121,3851.742123440722,140.32416156288167),c(316.65907329915234,400.9116080615099,1154.7540570297203,719.1146972862509,430.0186190482718,262.0548283464771,1593.0773915457792,2321.037483148205),c(1673.1080276361647,420.8704110602431,590.3855230914514,1201.0565894816139,3098.733070779167,3083.2987608375747,3945.27880588624,621.9773647652052),c(765.7223790011667,219.54683298606497,219.14310094411502,1868.6853753424407,3036.1204696540067,256.9415634031312,677.4025002370186,289.1815491667494))
targetgene="Ints13"
collabel=c("AR2466_BM","AR2467_BM","AR2468_BM","AR2469_BM","AR2480_BM","AR2481_BM","AR2482_BM","AR2483_BM")

# set up color using RColorBrewer
#library(RColorBrewer)
#colors <- brewer.pal(length(targetgenelist), "Set1")

colors=c( "#E41A1C", "#377EB8", "#4DAF4A", "#984EA3", "#FF7F00",  "#A65628", "#F781BF",
          "#999999", "#66C2A5", "#FC8D62", "#8DA0CB", "#E78AC3", "#A6D854", "#FFD92F", "#E5C494", "#B3B3B3", 
          "#8DD3C7", "#FFFFB3", "#BEBADA", "#FB8072", "#80B1D3", "#FDB462", "#B3DE69", "#FCCDE5",
          "#D9D9D9", "#BC80BD", "#CCEBC5", "#FFED6F")


## code

targetmatvec=unlist(targetmat)+1
yrange=range(targetmatvec[targetmatvec>0]);
# yrange[1]=1; # set the minimum value to 1
for(i in 1:length(targetmat)){
  vali=targetmat[[i]]+1;
  if(i==1){
    plot(1:length(vali),vali,type='b',las=1,pch=20,main=paste('sgRNAs in',targetgene),ylab='Read counts',xlab='Samples',xlim=c(0.7,length(vali)+0.3),ylim = yrange,col=colors[(i %% length(colors))],xaxt='n',log='y')
    axis(1,at=1:length(vali),labels=(collabel),las=2)
    # lines(0:100,rep(1,101),col='black');
  }else{
    lines(1:length(vali),vali,type='b',pch=20,col=colors[(i %% length(colors))])
  }
}




# parameters
# Do not modify the variables beginning with "__"
targetmat=list(c(124.99700261808646,165.7448422938277,103.06730318376187,62.458318778383294,8.26958882785138,159.7895294795592,66.95257269784486,29.39222303006305),c(143.51507708002518,118.88504394897589,377.2463427211478,196.6593010184231,51.980272632208674,148.28468335703096,153.59707854211467,18.96272453552455),c(99.99760209446916,97.19069286339635,351.2293535679652,119.85244954770849,464.27834419222745,934.4491683964623,84.67531252962732,1149.1411068527877),c(92.59037230969366,212.6046406386795,224.14636808895784,121.54051221739452,43.710683804357295,5.113264943345895,78.76773258569983,312.88495483615503),c(417.5825791167184,236.03453981110542,218.14244751514647,165.43014162923143,94.50958660401577,268.4464095256595,200.85771809353457,261.6855985902388),c(148.14459569550988,544.962099269758,245.16009009729765,356.18122330375337,1824.0350214575044,2240.8883614213382,474.5755888288415,1010.7132177434585))
targetgene="Psmd12"
collabel=c("AR2466_BM","AR2467_BM","AR2468_BM","AR2469_BM","AR2480_BM","AR2481_BM","AR2482_BM","AR2483_BM")

# set up color using RColorBrewer
#library(RColorBrewer)
#colors <- brewer.pal(length(targetgenelist), "Set1")

colors=c( "#E41A1C", "#377EB8", "#4DAF4A", "#984EA3", "#FF7F00",  "#A65628", "#F781BF",
          "#999999", "#66C2A5", "#FC8D62", "#8DA0CB", "#E78AC3", "#A6D854", "#FFD92F", "#E5C494", "#B3B3B3", 
          "#8DD3C7", "#FFFFB3", "#BEBADA", "#FB8072", "#80B1D3", "#FDB462", "#B3DE69", "#FCCDE5",
          "#D9D9D9", "#BC80BD", "#CCEBC5", "#FFED6F")


## code

targetmatvec=unlist(targetmat)+1
yrange=range(targetmatvec[targetmatvec>0]);
# yrange[1]=1; # set the minimum value to 1
for(i in 1:length(targetmat)){
  vali=targetmat[[i]]+1;
  if(i==1){
    plot(1:length(vali),vali,type='b',las=1,pch=20,main=paste('sgRNAs in',targetgene),ylab='Read counts',xlab='Samples',xlim=c(0.7,length(vali)+0.3),ylim = yrange,col=colors[(i %% length(colors))],xaxt='n',log='y')
    axis(1,at=1:length(vali),labels=(collabel),las=2)
    # lines(0:100,rep(1,101),col='black');
  }else{
    lines(1:length(vali),vali,type='b',pch=20,col=colors[(i %% length(colors))])
  }
}




# parameters
# Do not modify the variables beginning with "__"
targetmat=list(c(38.88795637007134,38.182057910619996,233.1522489496749,97.90763484179003,37.80383464160631,804.060912341142,24.614916433031198,120.41330080058088),c(549.9868115195804,62.479731126469076,164.10716235084413,67.5225067874414,841.1353207757403,143.17141841368505,91.56748913087606,27.495950576510594),c(80.5536239094335,85.90963029889498,155.10128149012706,125.76066889160961,1683.4520113840308,393.7214006376339,199.87312143621332,89.12480531696538),c(14.814459569550987,20.82657704215636,4.002613715874247,17.724658031703367,33.07835531140552,147.00636712119447,113.22861559194351,17.066452081972095),c(38.88795637007134,71.1574715607009,484.3162596207839,60.77025610869726,307.1561564630513,320.8573751949549,107.32103564801602,336.58836050556073),c(15.740363292647924,5.20664426053909,2.0013068579371236,124.91663755676659,22.446026818453745,72.864025442679,14.768949859818719,151.7017962841964))
targetgene="Psma7"
collabel=c("AR2466_BM","AR2467_BM","AR2468_BM","AR2469_BM","AR2480_BM","AR2481_BM","AR2482_BM","AR2483_BM")

# set up color using RColorBrewer
#library(RColorBrewer)
#colors <- brewer.pal(length(targetgenelist), "Set1")

colors=c( "#E41A1C", "#377EB8", "#4DAF4A", "#984EA3", "#FF7F00",  "#A65628", "#F781BF",
          "#999999", "#66C2A5", "#FC8D62", "#8DA0CB", "#E78AC3", "#A6D854", "#FFD92F", "#E5C494", "#B3B3B3", 
          "#8DD3C7", "#FFFFB3", "#BEBADA", "#FB8072", "#80B1D3", "#FDB462", "#B3DE69", "#FCCDE5",
          "#D9D9D9", "#BC80BD", "#CCEBC5", "#FFED6F")


## code

targetmatvec=unlist(targetmat)+1
yrange=range(targetmatvec[targetmatvec>0]);
# yrange[1]=1; # set the minimum value to 1
for(i in 1:length(targetmat)){
  vali=targetmat[[i]]+1;
  if(i==1){
    plot(1:length(vali),vali,type='b',las=1,pch=20,main=paste('sgRNAs in',targetgene),ylab='Read counts',xlab='Samples',xlim=c(0.7,length(vali)+0.3),ylim = yrange,col=colors[(i %% length(colors))],xaxt='n',log='y')
    axis(1,at=1:length(vali),labels=(collabel),las=2)
    # lines(0:100,rep(1,101),col='black');
  }else{
    lines(1:length(vali),vali,type='b',pch=20,col=colors[(i %% length(colors))])
  }
}




# parameters
# Do not modify the variables beginning with "__"
targetmat=list(c(324.06630308392783,251.65447259272267,239.15616952348626,124.91663755676659,2259.960489668527,3330.013794354014,1553.6935252529292,321.4181808771411),c(372.21329668496855,370.53951654169856,348.2273932810595,1100.6168606352949,577.6898481170464,226.26197374305585,554.3279180718625,316.67749974325994),c(1544.4074101256904,438.22589192870674,450.29404303585284,275.1542151588237,414.6608112251192,282.5078881198607,1899.2869519726871,1152.9336517598927),c(124.07109889498952,118.88504394897589,478.3123390469725,193.283175679051,187.83780337548134,357.9285460342126,1212.0384851624563,1525.5511888829499),c(307.400036068183,906.8238753772248,744.48615115261,156.98982828080125,147.67122906877464,478.09027220284116,220.54965123995953,648.5251791149395),c(287.9560578831473,400.0438340180867,388.253530439802,344.3647846159511,342.59725143955717,48.576016961786,188.05796154835835,249.35982764214782))
targetgene="Unc5c"
collabel=c("AR2466_BM","AR2467_BM","AR2468_BM","AR2469_BM","AR2480_BM","AR2481_BM","AR2482_BM","AR2483_BM")

# set up color using RColorBrewer
#library(RColorBrewer)
#colors <- brewer.pal(length(targetgenelist), "Set1")

colors=c( "#E41A1C", "#377EB8", "#4DAF4A", "#984EA3", "#FF7F00",  "#A65628", "#F781BF",
          "#999999", "#66C2A5", "#FC8D62", "#8DA0CB", "#E78AC3", "#A6D854", "#FFD92F", "#E5C494", "#B3B3B3", 
          "#8DD3C7", "#FFFFB3", "#BEBADA", "#FB8072", "#80B1D3", "#FDB462", "#B3DE69", "#FCCDE5",
          "#D9D9D9", "#BC80BD", "#CCEBC5", "#FFED6F")


## code

targetmatvec=unlist(targetmat)+1
yrange=range(targetmatvec[targetmatvec>0]);
# yrange[1]=1; # set the minimum value to 1
for(i in 1:length(targetmat)){
  vali=targetmat[[i]]+1;
  if(i==1){
    plot(1:length(vali),vali,type='b',las=1,pch=20,main=paste('sgRNAs in',targetgene),ylab='Read counts',xlab='Samples',xlim=c(0.7,length(vali)+0.3),ylim = yrange,col=colors[(i %% length(colors))],xaxt='n',log='y')
    axis(1,at=1:length(vali),labels=(collabel),las=2)
    # lines(0:100,rep(1,101),col='black');
  }else{
    lines(1:length(vali),vali,type='b',pch=20,col=colors[(i %% length(colors))])
  }
}




# parameters
# Do not modify the variables beginning with "__"
targetmat=list(c(864.7940773725388,168.34816442409723,493.322140481501,913.2419043001449,523.3468358197373,210.92217891301817,1172.6546188696063,830.5673346559753),c(634.2440503214017,248.18337641902994,442.28881560410434,1241.5700935540788,1196.7276403733497,464.02879360863994,1713.1981837389712,955.7213165904373),c(302.7705174526983,268.14217941776315,172.11238978259263,395.0066647065322,3346.8207356147086,329.80558884581023,280.6100473365557,732.9093032980238),c(190.73616695796895,524.1355222276018,273.1783861084174,156.98982828080125,138.22027040837307,363.04181097755855,715.8017698725472,302.4554563416166),c(1108.3067565470333,848.6830144678717,566.369840796206,826.3066768113141,2280.0437768218803,4081.6637410258604,972.7814974333929,1133.0227909975918),c(345.36208871515737,171.81926059778996,375.24503586321066,1093.8646099565508,3271.2130663314956,3099.9168719034487,4071.30717802336,588.7925968280373))
targetgene="Tsc2"
collabel=c("AR2466_BM","AR2467_BM","AR2468_BM","AR2469_BM","AR2480_BM","AR2481_BM","AR2482_BM","AR2483_BM")

# set up color using RColorBrewer
#library(RColorBrewer)
#colors <- brewer.pal(length(targetgenelist), "Set1")

colors=c( "#E41A1C", "#377EB8", "#4DAF4A", "#984EA3", "#FF7F00",  "#A65628", "#F781BF",
          "#999999", "#66C2A5", "#FC8D62", "#8DA0CB", "#E78AC3", "#A6D854", "#FFD92F", "#E5C494", "#B3B3B3", 
          "#8DD3C7", "#FFFFB3", "#BEBADA", "#FB8072", "#80B1D3", "#FDB462", "#B3DE69", "#FCCDE5",
          "#D9D9D9", "#BC80BD", "#CCEBC5", "#FFED6F")


## code

targetmatvec=unlist(targetmat)+1
yrange=range(targetmatvec[targetmatvec>0]);
# yrange[1]=1; # set the minimum value to 1
for(i in 1:length(targetmat)){
  vali=targetmat[[i]]+1;
  if(i==1){
    plot(1:length(vali),vali,type='b',las=1,pch=20,main=paste('sgRNAs in',targetgene),ylab='Read counts',xlab='Samples',xlim=c(0.7,length(vali)+0.3),ylim = yrange,col=colors[(i %% length(colors))],xaxt='n',log='y')
    axis(1,at=1:length(vali),labels=(collabel),las=2)
    # lines(0:100,rep(1,101),col='black');
  }else{
    lines(1:length(vali),vali,type='b',pch=20,col=colors[(i %% length(colors))])
  }
}




# parameters
# Do not modify the variables beginning with "__"
targetmat=list(c(171.2921887729333,223.88570320318087,326.2130178437511,169.65029830344653,64.97534079026084,30.67958966007537,15.753546517139966,103.3468487186088),c(811.0916614329166,262.0677611138009,289.1888409719144,604.3264357476005,1058.5073699649765,2141.179695026093,776.8467626264646,1340.6646246615855),c(667.5765843528914,606.574056352804,300.19602869056854,684.5094125576873,404.0284827321674,62.63749555598721,640.9724239161324,1089.4085245658853),c(165.73676643435167,589.2185754843404,87.05684832026488,178.09061165187669,135.85753074327266,915.2744248589152,213.6574746387108,895.9887343035349),c(160.18134409577004,441.6969881023995,428.27966759854445,455.77692081522946,138.22027040837307,515.1614430420989,297.34819051101687,609.6515938171142),c(127.77471378737727,123.22391416609179,113.07383747344748,420.3276047518227,647.3906682375081,278.67293941235124,338.7012501185093,546.126466623107))
targetgene="Kifc3"
collabel=c("AR2466_BM","AR2467_BM","AR2468_BM","AR2469_BM","AR2480_BM","AR2481_BM","AR2482_BM","AR2483_BM")

# set up color using RColorBrewer
#library(RColorBrewer)
#colors <- brewer.pal(length(targetgenelist), "Set1")

colors=c( "#E41A1C", "#377EB8", "#4DAF4A", "#984EA3", "#FF7F00",  "#A65628", "#F781BF",
          "#999999", "#66C2A5", "#FC8D62", "#8DA0CB", "#E78AC3", "#A6D854", "#FFD92F", "#E5C494", "#B3B3B3", 
          "#8DD3C7", "#FFFFB3", "#BEBADA", "#FB8072", "#80B1D3", "#FDB462", "#B3DE69", "#FCCDE5",
          "#D9D9D9", "#BC80BD", "#CCEBC5", "#FFED6F")


## code

targetmatvec=unlist(targetmat)+1
yrange=range(targetmatvec[targetmatvec>0]);
# yrange[1]=1; # set the minimum value to 1
for(i in 1:length(targetmat)){
  vali=targetmat[[i]]+1;
  if(i==1){
    plot(1:length(vali),vali,type='b',las=1,pch=20,main=paste('sgRNAs in',targetgene),ylab='Read counts',xlab='Samples',xlim=c(0.7,length(vali)+0.3),ylim = yrange,col=colors[(i %% length(colors))],xaxt='n',log='y')
    axis(1,at=1:length(vali),labels=(collabel),las=2)
    # lines(0:100,rep(1,101),col='black');
  }else{
    lines(1:length(vali),vali,type='b',pch=20,col=colors[(i %% length(colors))])
  }
}



dev.off()
Sweave("BM_cd19.15m_v_egfr.15m_summary.Rnw");
library(tools);

texi2dvi("BM_cd19.15m_v_egfr.15m_summary.tex",pdf=TRUE);
